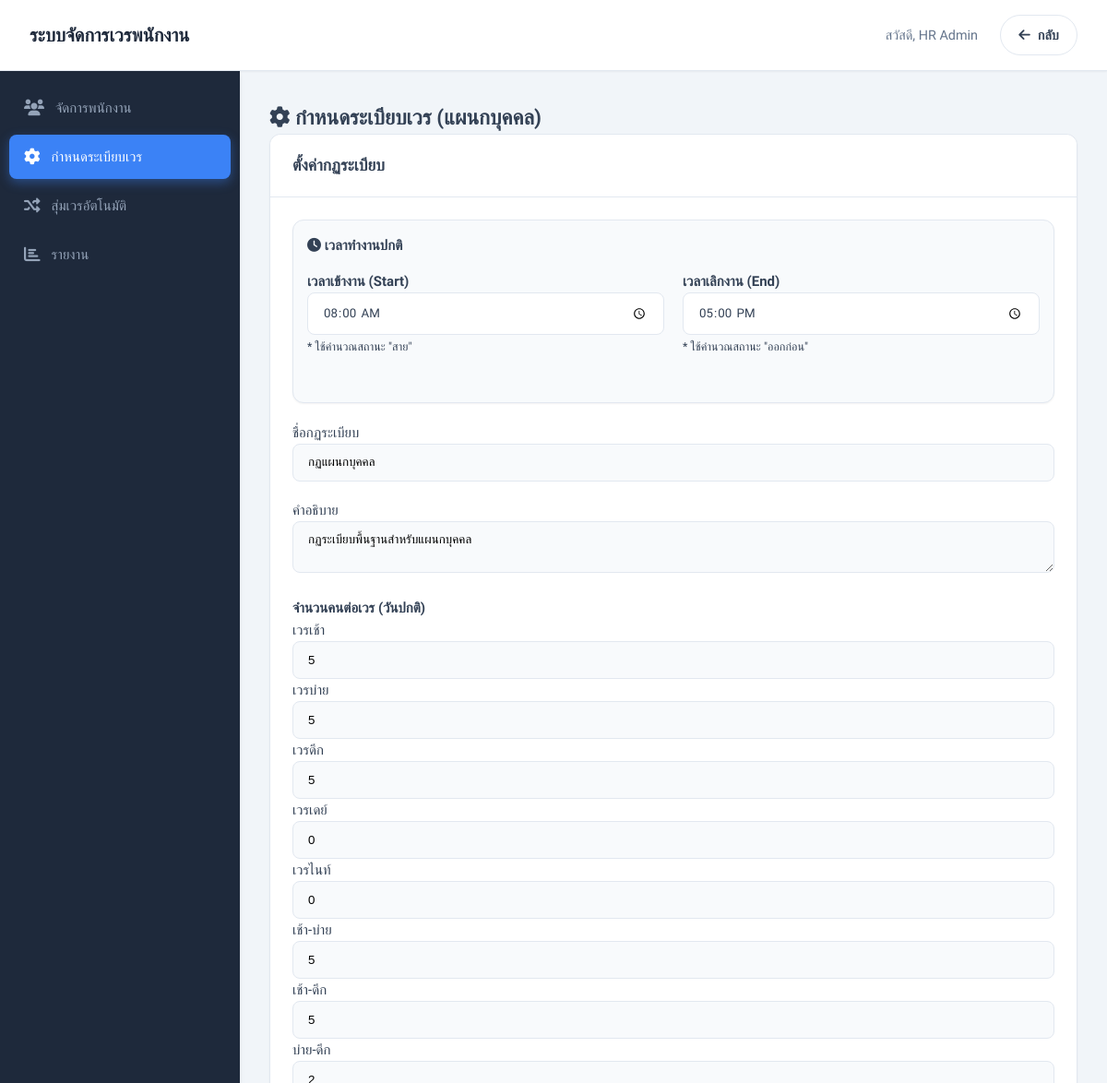
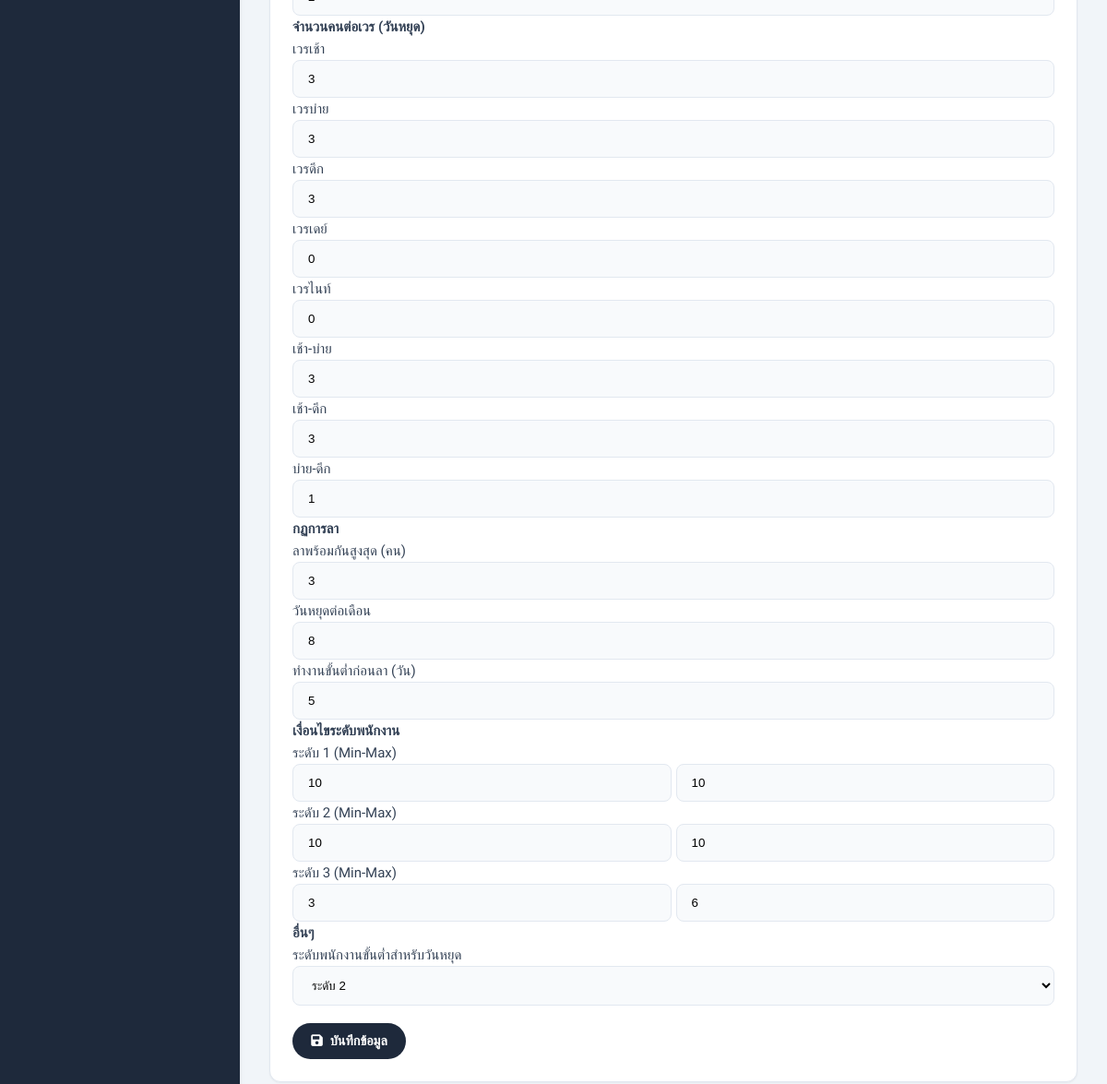
/schedule_rulesold.php (signed in), run on the app's committed database (2 pictures, top to bottom).
### tables this page shows
CREATE TABLE `schedule_rules` (
  `id` int(11) NOT NULL,
  `department_id` int(11) DEFAULT NULL,
  `rule_name` varchar(255) NOT NULL,
  `rule_description` text DEFAULT NULL,
  `morning_count` int(11) DEFAULT 0,
  `afternoon_count` int(11) DEFAULT 0,
  `night_count` int(11) DEFAULT 0,
  `day_count` int(11) DEFAULT 0,
  `night_shift_count` int(11) DEFAULT 0,
  `morning_afternoon_count` int(11) DEFAULT 0,
  `morning_night_count` int(11) DEFAULT 0,
  `afternoon_night_count` int(11) DEFAULT 0,
  `max_concurrent_leave` int(11) DEFAULT 3,
  `work_days_before_leave` int(11) DEFAULT 5,
  `monthly_leave_days` int(11) DEFAULT 8,
  `created_by` int(11) DEFAULT NULL,
  `created_at` timestamp NOT NULL DEFAULT current_timestamp(),
  `updated_at` timestamp NOT NULL DEFAULT current_timestamp() ON UPDATE current_timestamp(),
  `holiday_morning_count` int(11) DEFAULT 5,
  `holiday_afternoon_count` int(11) DEFAULT 5,
  `holiday_night_count` int(11) DEFAULT 5,
  `holiday_day_count` int(11) DEFAULT 0,
  `holiday_night_shift_count` int(11) DEFAULT 0,
  `holiday_morning_afternoon_count` int(11) DEFAULT 3,
  `holiday_morning_night_count` int(11) DEFAULT 3,
  `holiday_afternoon_night_count` int(11) DEFAULT 0
);

CREATE TABLE `employee_level_rules` (
  `id` int(11) NOT NULL,
  `department_id` int(11) NOT NULL,
  `employee_level` int(11) NOT NULL,
  `min_per_day` int(11) DEFAULT 0,
  `max_per_day` int(11) DEFAULT 0,
  `created_by` int(11) DEFAULT NULL,
  `created_at` timestamp NOT NULL DEFAULT current_timestamp(),
  `updated_at` timestamp NOT NULL DEFAULT current_timestamp() ON UPDATE current_timestamp()
);

CREATE TABLE `holiday_rules` (
  `id` int(11) NOT NULL,
  `department_id` int(11) NOT NULL,
  `morning_count` int(11) DEFAULT 2,
  `afternoon_count` int(11) DEFAULT 2,
  `night_count` int(11) DEFAULT 2,
  `min_employee_level` int(11) DEFAULT 2,
  `created_by` int(11) DEFAULT NULL,
  `created_at` timestamp NOT NULL DEFAULT current_timestamp(),
  `updated_at` timestamp NOT NULL DEFAULT current_timestamp() ON UPDATE current_timestamp()
);

### schedule_rulesold.php (the view, shortened to what this page needs)
<?php
include 'config.php';
$department_id = $_SESSION['department_id'];
$rules_sql = "SELECT * FROM schedule_rules WHERE department_id = ?";
$rules_stmt = mysqli_prepare($conn, $rules_sql);
mysqli_stmt_bind_param($rules_stmt, "i", $department_id);
mysqli_stmt_execute($rules_stmt);
$rules_result = mysqli_stmt_get_result($rules_stmt);
$current_rules = mysqli_fetch_assoc($rules_result);
if ($current_rules) {
    $current_rules['work_start_time'] = !empty($current_rules['work_start_time']) ? date('H:i', strtotime($current_rules['work_start_time'])) : '08:00';
    $current_rules['work_end_time'] = !empty($current_rules['work_end_time']) ? date('H:i', strtotime($current_rules['work_end_time'])) : '17:00';
}
$level_rules_sql = "SELECT * FROM employee_level_rules WHERE department_id = ?";
$level_rules_stmt = mysqli_prepare($conn, $level_rules_sql);
mysqli_stmt_bind_param($level_rules_stmt, "i", $department_id);
mysqli_stmt_execute($level_rules_stmt);
$level_rules_result = mysqli_stmt_get_result($level_rules_stmt);
$current_level_rules = [];
while ($row = mysqli_fetch_assoc($level_rules_result)) {
    $current_level_rules[$row['employee_level']] = $row;
}
$holiday_rules_sql = "SELECT * FROM holiday_rules WHERE department_id = ?";
$holiday_rules_stmt = mysqli_prepare($conn, $holiday_rules_sql);
mysqli_stmt_bind_param($holiday_rules_stmt, "i", $department_id);
mysqli_stmt_execute($holiday_rules_stmt);
$holiday_rules_result = mysqli_stmt_get_result($holiday_rules_stmt);
$current_holiday_rules = mysqli_fetch_assoc($holiday_rules_result);
$current_dept_name = "Unknown";
$dept_sql = "SELECT name FROM departments WHERE id = ?";
$dept_stmt = mysqli_prepare($conn, $dept_sql);
mysqli_stmt_bind_param($dept_stmt, "i", $department_id);
mysqli_stmt_execute($dept_stmt);
mysqli_stmt_bind_result($dept_stmt, $current_dept_name);
?>
<!DOCTYPE html>
<html lang="th">
<head>
    <link rel="stylesheet" href="style.css">
    <link href="https://cdnjs.cloudflare.com/ajax/libs/font-awesome/6.0.0/css/all.min.css" rel="stylesheet">
</head>
<body>
    <div class="container">
        <header>
            <h1>ระบบจัดการเวรพนักงาน</h1>
            <div class="user-info">
                <span>สวัสดี, <?php echo $_SESSION['full_name']; ?></span>
                <a href="admin_dashboard.php" class="btn btn-secondary">
                    <i class="fas fa-arrow-left"></i> กลับ
                </a>
            </div>
        </header>
        <div class="dashboard-container">
            <nav class="tapbar">
                <ul class="tapbar-menu">
                    <li><a href="user_management.php"><i class="fas fa-users"></i>จัดการพนักงาน</a></li>
                    <li><a href="schedule_rules.php" class="active"><i class="fas fa-cog"></i>กำหนดระเบียบเวร</a></li>
                    <li><a href="random_schedule.php"><i class="fas fa-random"></i>สุ่มเวรอัตโนมัติ</a></li>
                    <li><a href="report_management.php"><i class="fas fa-chart-bar"></i>รายงาน</a></li>
                </ul>
            </nav>
            <main class="content-area">
                <div class="page-header">
                    <h2><i class="fas fa-cog"></i> กำหนดระเบียบเวร (<?php echo htmlspecialchars($current_dept_name); ?>)</h2>
                </div>
                <div class="card">
                    <div class="card-header"><h3>ตั้งค่ากฏระเบียบ</h3></div>
                    <div class="card-body">
                        <form method="post">
                            <div class="card" style="background-color: #f8fafc; border: 1px solid #e2e8f0; margin-bottom: 20px;">
                                <div class="card-body" style="padding: 15px;">
                                    <h4 style="margin-bottom: 15px; color: #334155;"><i class="fas fa-clock"></i> เวลาทำงานปกติ</h4>
                                    <div class="form-row">
                                        <div class="form-group" style="flex: 1;">
                                            <label style="font-weight: 600;">เวลาเข้างาน (Start)</label>
                                            <input type="time" name="work_start_time" class="form-control"
                                                   value="<?php echo $current_rules['work_start_time'] ?? '08:00'; ?>" required>
                                            <small class="text-muted">* ใช้คำนวณสถานะ "สาย"</small>
                                        </div>
                                        <div class="form-group" style="flex: 1;">
                                            <label style="font-weight: 600;">เวลาเลิกงาน (End)</label>
                                            <input type="time" name="work_end_time" class="form-control"
                                                   value="<?php echo $current_rules['work_end_time'] ?? '17:00'; ?>" required>
                                            <small class="text-muted">* ใช้คำนวณสถานะ "ออกก่อน"</small>
                                        </div>
                                    </div>
                                </div>
                            </div>
                            <div class="form-group">
                                <label>ชื่อกฏระเบียบ</label>
                                <input type="text" name="rule_name" class="form-control" value="<?php echo htmlspecialchars($current_rules['rule_name'] ?? 'กฏระเบียบพื้นฐาน'); ?>" required>
                            </div>
                            <div class="form-group">
                                <label>คำอธิบาย</label>
                                <textarea name="rule_description" class="form-control" rows="2"><?php echo htmlspecialchars($current_rules['rule_description'] ?? ''); ?></textarea>
                            </div>
                            <h4 class="section-title">จำนวนคนต่อเวร (วันปกติ)</h4>
                            <div class="rules-grid">
                                <?php
                                $shifts = [
                                    'morning_count' => 'เวรเช้า', 'afternoon_count' => 'เวรบ่าย', 'night_count' => 'เวรดึก',
                                    'day_count' => 'เวรเดย์', 'night_shift_count' => 'เวรไนท์',
                                    'morning_afternoon_count' => 'เช้า-บ่าย', 'morning_night_count' => 'เช้า-ดึก', 'afternoon_night_count' => 'บ่าย-ดึก'
                                ];
                                foreach($shifts as $key => $label):
                                ?>
                                <div class="rule-item">
                                    <label><?php echo $label; ?></label>
                                    <input type="number" name="<?php echo $key; ?>" class="form-control" min="0" max="50"
                                           value="<?php echo $current_rules[$key] ?? 0; ?>">
                                </div>
                                <?php endforeach; ?>
                            </div>
                            <h4 class="section-title">จำนวนคนต่อเวร (วันหยุด)</h4>
                            <div class="rules-grid">
                                <?php
                                $h_shifts = [
                                    'holiday_morning_count' => 'เวรเช้า', 'holiday_afternoon_count' => 'เวรบ่าย', 'holiday_night_count' => 'เวรดึก',
                                    'holiday_day_count' => 'เวรเดย์', 'holiday_night_shift_count' => 'เวรไนท์',
                                    'holiday_morning_afternoon_count' => 'เช้า-บ่าย', 'holiday_morning_night_count' => 'เช้า-ดึก', 'holiday_afternoon_night_count' => 'บ่าย-ดึก'
                                ];
                                foreach($h_shifts as $key => $label):
                                ?>
                                <div class="rule-item">
                                    <label><?php echo $label; ?></label>
                                    <input type="number" name="<?php echo $key; ?>" class="form-control" min="0" max="50"
                                           value="<?php echo $current_rules[$key] ?? 0; ?>">
                                </div>
                                <?php endforeach; ?>
                            </div>
                            <h4 class="section-title">กฏการลา</h4>
                            <div class="rules-grid">
                                <div class="rule-item">
                                    <label>ลาพร้อมกันสูงสุด (คน)</label>
                                    <input type="number" name="max_concurrent_leave" class="form-control" min="1" value="<?php echo $current_rules['max_concurrent_leave'] ?? 3; ?>">
                                </div>
                                <div class="rule-item">
                                    <label>วันหยุดต่อเดือน</label>
                                    <input type="number" name="monthly_leave_days" class="form-control" min="0" value="<?php echo $current_rules['monthly_leave_days'] ?? 8; ?>">
                                </div>
                                <div class="rule-item">
                                    <label>ทำงานขั้นต่ำก่อนลา (วัน)</label>
                                    <input type="number" name="work_days_before_leave" class="form-control" min="0" value="<?php echo $current_rules['work_days_before_leave'] ?? 5; ?>">
                                </div>
                            </div>
                            <h4 class="section-title">เงื่อนไขระดับพนักงาน</h4>
                            <div class="rules-grid">
                                <?php for($i=1; $i<=3; $i++): ?>
                                <div class="rule-item">
                                    <label>ระดับ <?php echo $i; ?> (Min-Max)</label>
                                    <div style="display:flex; gap:5px;">
                                        <input type="number" name="level<?php echo $i; ?>_min" class="form-control" placeholder="Min"
                                               value="<?php echo $current_level_rules[$i]['min_per_day'] ?? 0; ?>">
                                        <input type="number" name="level<?php echo $i; ?>_max" class="form-control" placeholder="Max"
                                               value="<?php echo $current_level_rules[$i]['max_per_day'] ?? 0; ?>">
                                    </div>
                                </div>
                                <?php endfor; ?>
                            </div>
                            <h4 class="section-title">อื่นๆ</h4>
                            <div class="form-group">
                                <label>ระดับพนักงานขั้นต่ำสำหรับวันหยุด</label>
                                <select name="holiday_min_level" class="form-control">
                                    <?php
                                    $min_lvl = $current_holiday_rules['min_employee_level'] ?? 1;
                                    ?>
                                    <option value="2" <?php echo $min_lvl == 2 ? 'selected' : ''; ?>>ระดับ 2</option>
                                </select>
                            </div>
                            <div class="form-actions">
                                <button type="submit" name="save_rules" class="btn btn-primary"><i class="fas fa-save"></i> บันทึกข้อมูล</button>
                            </div>
                        </form>
                    </div>
                </div>
            </main>
        </div>
    </div>
</body>
</html>

### data on the page
schedule_rules: rule_name "กฏแผนกบุคคล", rule_description "กฏระเบียบพื้นฐานสำหรับแผนกบุคคล", morning_count "5", afternoon_count "5", night_count "5", day_count "0", night_shift_count "0", morning_afternoon_count "5", morning_night_count "5", afternoon_night_count "2", holiday_morning_count "3", holiday_afternoon_count "3", holiday_night_count "3", holiday_day_count "0", holiday_night_shift_count "0", holiday_morning_afternoon_count "3", holiday_morning_night_count "3", holiday_afternoon_night_count "1", max_concurrent_leave "3", monthly_leave_days "8", work_days_before_leave "5"
employee_level_rules: level1_min "10", level1_max "10"
employee_level_rules: level2_min "10", level2_max "10"
employee_level_rules: level3_min "3", level3_max "6"
holiday_rules: holiday_min_level "ระดับ 2"

### other printed values
$_SESSION['full_name'] "HR Admin"
$current_dept_name "แผนกบุคคล"
$label "เวรเช้า"
$label "เวรบ่าย"
$label "เวรดึก"
$label "เวรเดย์"
$label "เวรไนท์"
$label "เช้า-บ่าย"
$label "เช้า-ดึก"
$label "บ่าย-ดึก"
